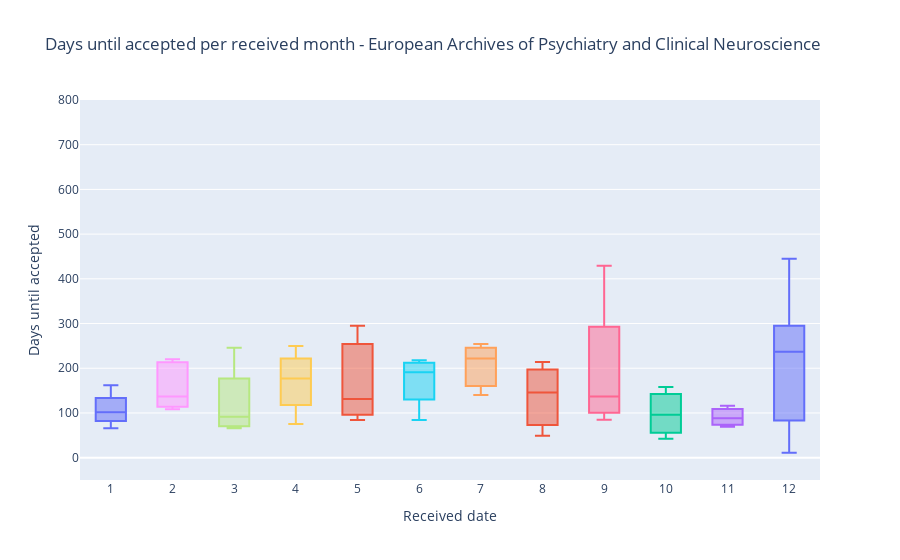
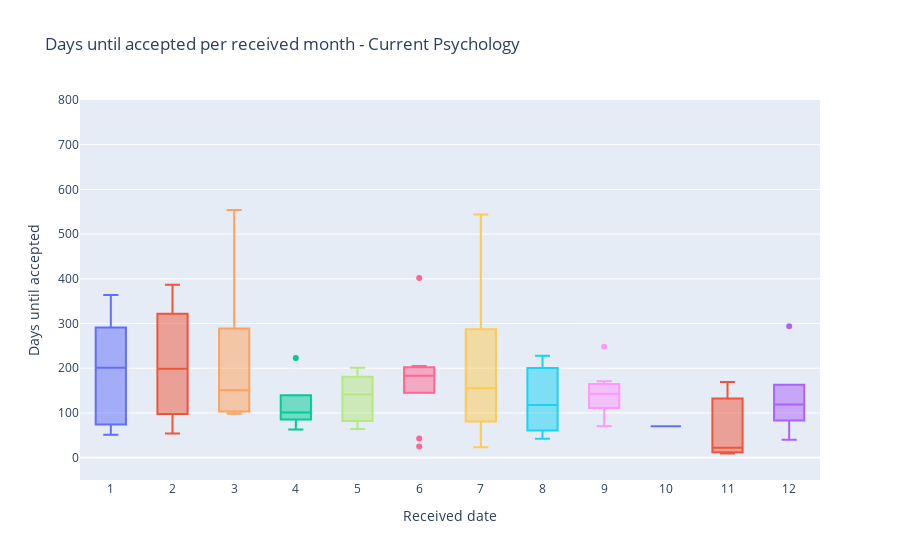

Notebook source saved alongside these figures, in order:
### Code cell
for journal in df.journal.unique():
    print(journal)
    plot_accepted_pm(df[df.journal == journal], journal)

### Figure 1 — Plotly figure (JSON) as saved in the notebook; plotly's stock layout.template omitted (floating-point values rounded to 4 significant figures)
{"data": [{"name": "1", "type": "box", "x": ["1", "1", "1", "1"], "y": [98, 66, 162, 105]}, {"name": "8", "type": "box", "x": ["8", "8", "8"], "y": [214, 146, 49]}, {"name": "10", "type": "box", "x": ["10", "10", "10"], "y": [158, 42, 96]}, {"name": "11", "type": "box", "x": ["11", "11", "11"], "y": [88, 116, 69]}, {"name": "7", "type": "box", "x": ["7", "7", "7"], "y": [222, 254, 140]}, {"name": "6", "type": "box", "x": ["6", "6", "6", "6"], "y": [218, 176, 84, 206]}, {"name": "9", "type": "box", "x": ["9", "9", "9", "9"], "y": [429, 116, 157, 85]}, {"name": "3", "type": "box", "x": ["3", "3", "3", "3"], "y": [108, 75, 66, 246]}, {"name": "2", "type": "box", "x": ["2", "2", "2", "2", "2"], "y": [116, 137, 108, 220, 211]}, {"name": "4", "type": "box", "x": ["4", "4", "4", "4"], "y": [193, 75, 250, 161]}, {"name": "12", "type": "box", "x": ["12", "12", "12", "12", "12", "12"], "y": [194, 280, 11, 445, 295, 83]}, {"name": "5", "type": "box", "x": ["5", "5", "5"], "y": [131, 84, 295]}], "layout": {"showlegend": false, "title": {"text": "Days until accepted per received month - European Archives of Psychiatry and Clinical Neuroscience"}, "xaxis": {"categoryarray": [0, 1, 2, 3, 4, 5, 6, 7, 8, 9, 10, 11, 12], "categoryorder": "array", "title": {"text": "Received date"}}, "yaxis": {"range": [-50, 800], "title": {"text": "Days until accepted"}}}}

### Figure 2 — Plotly figure (JSON) as saved in the notebook; plotly's stock layout.template omitted (floating-point values rounded to 4 significant figures)
{"data": [{"name": "1", "type": "box", "x": ["1", "1", "1", "1", "1"], "y": [82, 51, 201, 364, 267]}, {"name": "2", "type": "box", "x": ["2", "2", "2", "2"], "y": [54, 387, 257, 141]}, {"name": "4", "type": "box", "x": ["4", "4", "4", "4", "4"], "y": [101, 223, 93, 63, 112]}, {"name": "12", "type": "box", "x": ["12", "12", "12", "12", "12", "12"], "y": [83, 106, 132, 163, 294, 40]}, {"name": "3", "type": "box", "x": ["3", "3", "3", "3", "3", "3"], "y": [128, 554, 289, 174, 103, 98]}, {"name": "8", "type": "box", "x": ["8", "8", "8"], "y": [118, 42, 228]}, {"name": "6", "type": "box", "x": ["6", "6", "6", "6", "6", "6", "6", "6", "6"], "y": [201, 179, 188, 205, 180, 43, 402, 25, 183]}, {"name": "5", "type": "box", "x": ["5", "5", "5", "5", "5", "5"], "y": [82, 201, 64, 120, 162, 181]}, {"name": "9", "type": "box", "x": ["9", "9", "9", "9", "9", "9", "9"], "y": [106, 143, 171, 126, 146, 70, 248]}, {"name": "7", "type": "box", "x": ["7", "7", "7", "7", "7", "7"], "y": [287, 183, 544, 127, 23, 81]}, {"name": "10", "type": "box", "x": ["10"], "y": [70]}, {"name": "11", "type": "box", "x": ["11", "11", "11"], "y": [22, 169, 9]}], "layout": {"showlegend": false, "title": {"text": "Days until accepted per received month - Current Psychology"}, "xaxis": {"categoryarray": [0, 1, 2, 3, 4, 5, 6, 7, 8, 9, 10, 11, 12], "categoryorder": "array", "title": {"text": "Received date"}}, "yaxis": {"range": [-50, 800], "title": {"text": "Days until accepted"}}}}
